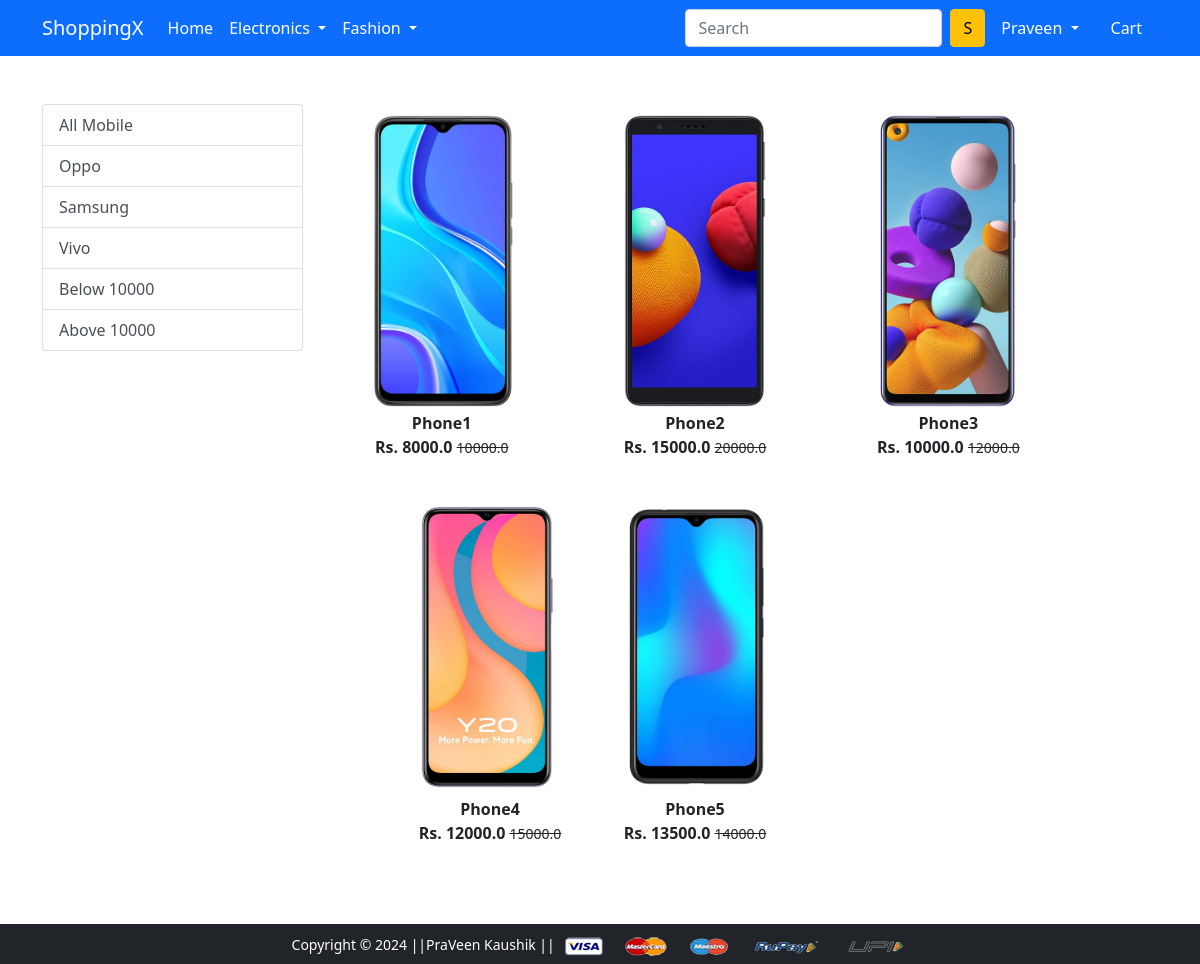
The page /mobile/ (signed in) on the database its author committed.
### app/models.py (models this page shows, shortened)
class Product(models.Model):
    title=models.CharField(max_length=200)
    selling_price=models.FloatField()
    discounted_price=models.FloatField()
    description=models.TextField()
    brand=models.CharField(max_length=100)
    category=models.CharField(choices=CATEGORY_CHOICES,max_length=2)
    product_image=models.ImageField(upload_to='productimg')

### app/views.py (the view)
# urls.py: path('mobile/',views.mobile,name='mobile-list'),
@login_required
def mobile(request, data=None):
    if data:
        valid_brands = ['Vivo', 'Oppo', 'Samsung']
        if data in valid_brands:
            mobiles = Product.objects.filter(category='M', brand=data)
        else:
            mobiles = Product.objects.filter(category='M')
        if data=='below':
            mobiles=Product.objects.filter(category='M').filter(discounted_price__lt=10000)
        elif data=='Above':
            mobiles=Product.objects.filter(category='M').filter(discounted_price__gt=10000)
    else:
        mobiles = Product.objects.filter(category='M')
    return render(request, 'app/mobile.html', {'mobiles': mobiles})

### app/templates/app/mobile.html (shortened to what this page needs)
{% extends 'app/base.html' %}
{% load static %}
{% block main-content %}
<div class="container my-5">
 <div class="row">
  <div class="col-sm-3">
   <div class="list-group">
     <a href="{% url 'mobile-list' %}" class="list-group-item list-group-item-action" aria-current="true">All Mobile</a>
     <a href="{% url 'mobile_filter' 'Oppo'  %}" class="list-group-item list-group-item-action" aria-current="true">Oppo</a>
     <a href="{% url 'mobile_filter' 'Samsung'  %}" class="list-group-item list-group-item-action">Samsung</a>
     <a href="{% url 'mobile_filter' 'Vivo'  %}" class="list-group-item list-group-item-action">Vivo</a>
     <a href="{% url 'mobile_filter' 'below'  %}" class="list-group-item list-group-item-action">Below 10000</a>
     <a href="{% url 'mobile_filter' 'above'  %}" class="list-group-item list-group-item-action">Above 10000</a>
   </div>
  </div>
  <div class="col-sm-8">
   <div class="row">
    {% for product in mobiles %}
     <div class="col-sm-4 text-center mb-4">
      <a href="{% url 'product-detail' product.id %}" class="btn">
       <div class="item">
        <img src="{{product.product_image.url}}" alt="" height="300" class="">
        <div class="fw-bold">{{product.title}}</div>
        <div class="fw-bold">Rs. {{product.discounted_price}} <small class="fw-light text-decoration-line-through">{{product.selling_price}}</small></div>
       </div>
      </a>
     </div>
    {% endfor %}
   </div>
  </div>
 </div>
</div>
{% endblock main-content %}

### app/templates/app/base.html (shortened to what this page needs)
<!doctype html>
{% load static %}
<html lang="en">
  <head>
    <link href="https://cdn.jsdelivr.net/npm/bootstrap@5.0.0-beta1/dist/css/bootstrap.min.css" rel="stylesheet">
    <link rel="stylesheet" href="{% static 'app/css/owl.carousel.min.css' %}">
    <link rel="stylesheet" href="{% static 'app/css/all.min.css' %}">
    <link rel="stylesheet" href="{% static 'app/css/style.css' %}">
  </head>
  <body>
    <nav class="navbar navbar-expand-lg navbar-dark bg-primary">
     <div class="container">
       <a class="navbar-brand" href="/">ShoppingX</a>
       <div class="collapse navbar-collapse" id="navbarSupportedContent">
         <ul class="navbar-nav me-auto mb-2 mb-lg-0">
           <li class="nav-item">
             <a class="nav-link active" aria-current="page" href="/">Home</a>
           </li>
           <li class="nav-item dropdown">
             <a class="nav-link dropdown-toggle text-white" href="#" id="electronicsDropdown" role="button" data-bs-toggle="dropdown" aria-expanded="false">
               Electronics
             </a>
           </li>
           <li class="nav-item dropdown">
             <a class="nav-link dropdown-toggle text-white" href="#" id="fashionDropdown" role="button" data-bs-toggle="dropdown" aria-expanded="false">
               Fashion
             </a>
           </li>
         </ul>
         <form class="d-flex">
           <input class="form-control me-2" type="search" placeholder="Search" aria-label="Search">
           <button class="btn btn-warning" type="submit">S</button>
         </form>
         <div>
          <ul class="navbar-nav me-auto mb-2 mb-lg-0">
          {% if request.user.is_authenticated %}
           <li class="nav-item dropdown mx-2">
              <a class="nav-link dropdown-toggle text-white" href="#" id="profileDropdown" role="button" data-bs-toggle="dropdown" aria-expanded="false">
                {{request.user.username|capfirst}}
              </a>
            </li>
            <li class="nav-item mx-2">
              <a href="{% url 'cart' %}" class="nav-link text-white"> Cart </a>
            </li>
            {% endif %}
          </ul>
         </div>
       </div>
     </div>
    </nav>
    {% block main-content %} {% endblock main-content %}
    <footer class="container-fluid bg-dark text-center p-2 mt-5">
        <small class="text-white">Copyright &copy; 2024 ||PraVeen Kaushik || </small>
        <img src="{% static 'app/images/payment.png' %}" alt="" srcset="" class="img-fluid" height="2px">
    </footer>
  </body>
</html>

### rows shown on the page
Product: product_image (picture), title "Phone1", discounted_price "8000.0", selling_price "10000.0"
Product: product_image (picture), title "Phone2", discounted_price "15000.0", selling_price "20000.0"
Product: product_image (picture), title "Phone3", discounted_price "10000.0", selling_price "12000.0"
Product: product_image (picture), title "Phone4", discounted_price "12000.0", selling_price "15000.0"
Product: product_image (picture), title "Phone5", discounted_price "13500.0", selling_price "14000.0"

### other values the page prints
{{ request.user.username|capfirst }} "Praveen"
